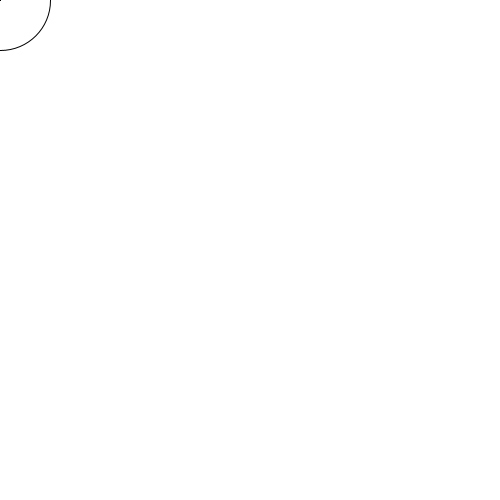
Frame 1 (no input)
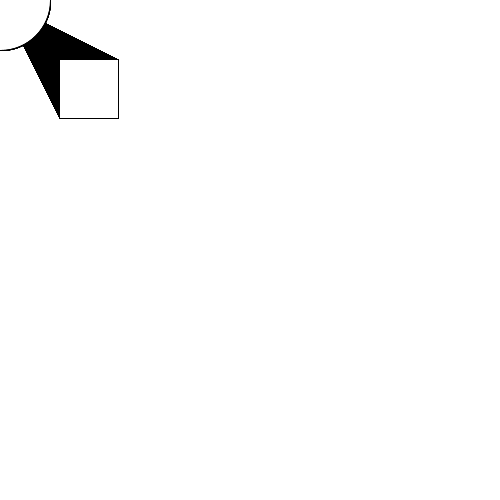
Frame 60 (the mouse pressed at the canvas centre just before this capture)
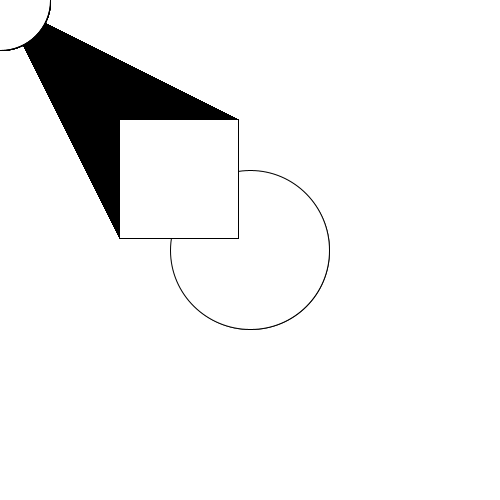
Frame 120 (the mouse held since frame 60 and released just before this capture)

The Processing sketch that drew these frames (run headless with seeded random() and noise(); from frame 60 on, the mouse is pressed at the canvas centre):

// Processing sketch: processing_148643
// ── processing_148643.pde

int square = 0;
int counter = 100;
void setup(){
size(500,500);
background(#FFFFFF);

}
void draw(){
ellipse(mouseX,mouseY,counter,counter);
if(mousePressed == true){
counter = counter + 1;
}
//addasquare
rect(square,square,square,square);
square = square + 1;
}
